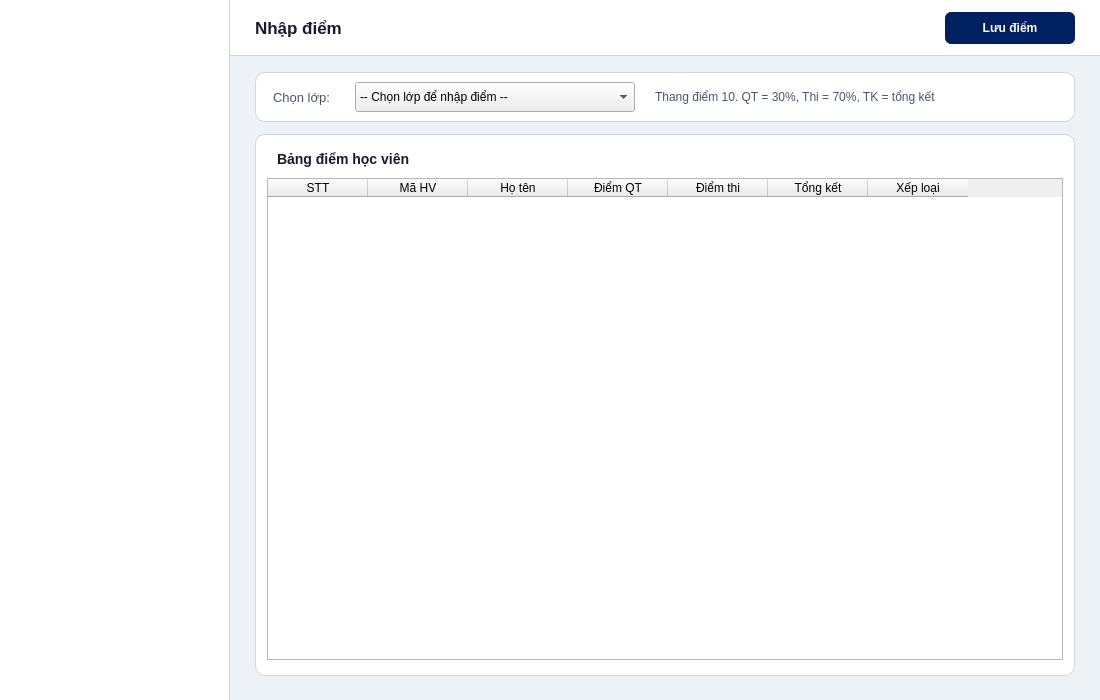
<?xml version="1.0" encoding="UTF-8"?>
<ui version="4.0">
 <class>TeacherGrades</class>
 <widget class="QWidget" name="TeacherGrades">
  <property name="geometry"><rect><x>0</x><y>0</y><width>1100</width><height>700</height></rect></property>
  <property name="minimumSize"><size><width>1100</width><height>700</height></size></property>
  <property name="windowTitle"><string>EAUT - Nhap diem</string></property>
  <property name="styleSheet"><string notr="true">QWidget#TeacherGrades { background: #edf2f7; }</string></property>

  <widget class="QFrame" name="sidebar">
   <property name="geometry"><rect><x>0</x><y>0</y><width>230</width><height>700</height></rect></property>
   <property name="styleSheet"><string notr="true">QFrame#sidebar { background: #ffffff; border-right: 1px solid #d2d6dc; }</string></property>
   <property name="frameShape"><enum>QFrame::NoFrame</enum></property>
  </widget>

  <widget class="QFrame" name="contentArea">
   <property name="geometry"><rect><x>230</x><y>0</y><width>870</width><height>700</height></rect></property>
   <property name="styleSheet"><string notr="true">QFrame#contentArea { background: #edf2f7; border: none; }</string></property>
   <property name="frameShape"><enum>QFrame::NoFrame</enum></property>

   <widget class="QFrame" name="headerBar">
    <property name="geometry"><rect><x>0</x><y>0</y><width>870</width><height>56</height></rect></property>
    <property name="styleSheet"><string notr="true">QFrame#headerBar { background: white; border-bottom: 1px solid #d2d6dc; }</string></property>
    <property name="frameShape"><enum>QFrame::NoFrame</enum></property>
    <widget class="QLabel" name="lblPageTitle">
     <property name="geometry"><rect><x>25</x><y>0</y><width>400</width><height>56</height></rect></property>
     <property name="styleSheet"><string notr="true">color: #1a1a2e; font-size: 17px; font-weight: bold; background: transparent;</string></property>
     <property name="text"><string>Nhập điểm</string></property>
     <property name="alignment"><set>Qt::AlignLeft|Qt::AlignVCenter</set></property>
    </widget>
    <widget class="QPushButton" name="btnSaveGrades">
     <property name="geometry"><rect><x>715</x><y>12</y><width>130</width><height>32</height></rect></property>
     <property name="styleSheet"><string notr="true">QPushButton { background: #002060; color: white; border: none; border-radius: 6px; font-size: 12px; font-weight: bold; } QPushButton:hover { background: #001a50; }</string></property>
     <property name="text"><string>Lưu điểm</string></property>
     <property name="cursor"><cursorShape>PointingHandCursor</cursorShape></property>
    </widget>
   </widget>

   <widget class="QFrame" name="filterBar">
    <property name="geometry"><rect><x>25</x><y>72</y><width>820</width><height>50</height></rect></property>
    <property name="styleSheet"><string notr="true">QFrame#filterBar { background: white; border: 1px solid #d2d6dc; border-radius: 10px; }</string></property>
    <property name="frameShape"><enum>QFrame::NoFrame</enum></property>
    <widget class="QLabel" name="lblSelectClassG">
     <property name="geometry"><rect><x>18</x><y>16</y><width>100</width><height>18</height></rect></property>
     <property name="styleSheet"><string notr="true">color: #4a5568; font-size: 13px; background: transparent;</string></property>
     <property name="text"><string>Chọn lớp:</string></property>
    </widget>
    <widget class="QComboBox" name="cboGradeClass">
     <property name="geometry"><rect><x>100</x><y>10</y><width>280</width><height>30</height></rect></property>
     <item><property name="text"><string>-- Chọn lớp để nhập điểm --</string></property></item>
    </widget>
    <widget class="QLabel" name="lblStatus">
     <property name="geometry"><rect><x>400</x><y>16</y><width>400</width><height>18</height></rect></property>
     <property name="styleSheet"><string notr="true">color: #4a5568; font-size: 12px; background: transparent;</string></property>
     <property name="text"><string>Thang điểm 10. QT = 30%, Thi = 70%, TK = tổng kết</string></property>
    </widget>
   </widget>

   <widget class="QFrame" name="gradesFrame">
    <property name="geometry"><rect><x>25</x><y>134</y><width>820</width><height>542</height></rect></property>
    <property name="styleSheet"><string notr="true">QFrame#gradesFrame { background: white; border: 1px solid #d2d6dc; border-radius: 10px; }</string></property>
    <property name="frameShape"><enum>QFrame::NoFrame</enum></property>

    <widget class="QLabel" name="lblGradesTitle">
     <property name="geometry"><rect><x>22</x><y>14</y><width>500</width><height>22</height></rect></property>
     <property name="styleSheet"><string notr="true">color: #1a1a2e; font-size: 14px; font-weight: bold; background: transparent;</string></property>
     <property name="text"><string>Bảng điểm học viên</string></property>
    </widget>

    <widget class="QTableWidget" name="tblTeacherGrades">
     <property name="geometry"><rect><x>12</x><y>44</y><width>796</width><height>482</height></rect></property>
     <property name="alternatingRowColors"><bool>true</bool></property>
     <property name="selectionBehavior"><enum>QAbstractItemView::SelectItems</enum></property>
     <property name="showGrid"><bool>false</bool></property>
     <property name="columnCount"><number>7</number></property>
     <column><property name="text"><string>STT</string></property></column>
     <column><property name="text"><string>Mã HV</string></property></column>
     <column><property name="text"><string>Họ tên</string></property></column>
     <column><property name="text"><string>Điểm QT</string></property></column>
     <column><property name="text"><string>Điểm thi</string></property></column>
     <column><property name="text"><string>Tổng kết</string></property></column>
     <column><property name="text"><string>Xếp loại</string></property></column>
    </widget>
   </widget>

  </widget>
 </widget>
 <resources/>
 <connections/>
</ui>
